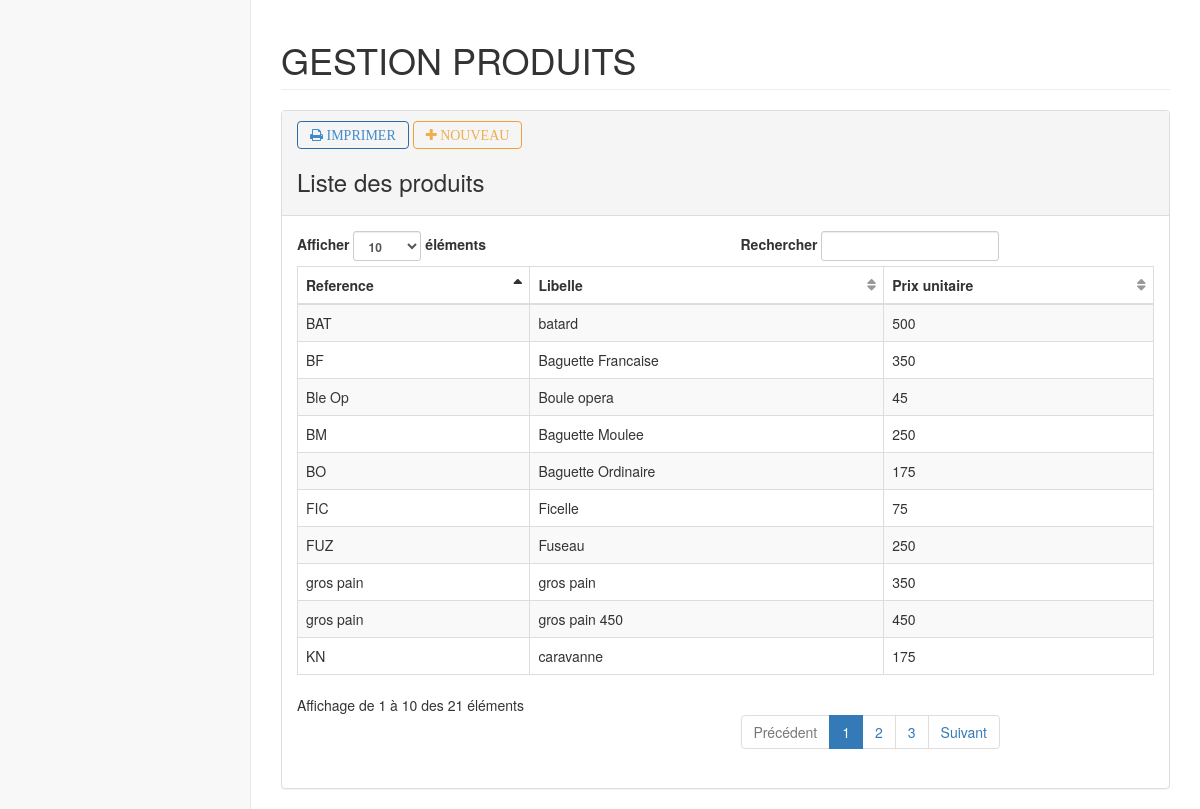
The app's page /index.php?page=list_produit with its own data.
### tables this page shows
CREATE TABLE IF NOT EXISTS `pains` (
  `CODE_PAIN` int(11) NOT NULL AUTO_INCREMENT,
  `REFERENCE` char(10) DEFAULT NULL,
  `LIBELLE` varchar(25) DEFAULT NULL,
  `PRIX_UNIT` float(5,0) DEFAULT NULL,
  `NBRE_BY_SAC` int(11) NOT NULL,
  `SUPPRIME` tinyint(1) DEFAULT '0',
  PRIMARY KEY (`CODE_PAIN`)
);

### controleurs/list_produit.php (called while the page is built)
<?php
require_once("pages/administration/Produit/list_produit.php");

### pages/administration/Produit/list_produit.php (the view, shortened to what this page needs)
<?php
    global $bdd;
    $produit = $bdd->prepare('SELECT CODE_PAIN, REFERENCE, LIBELLE, PRIX_UNIT FROM pains');
    $produit->execute();
    $data=$produit->fetchAll();
?>
            <div class="row">
                <div class="col-lg-12">
                    <h1 class="page-header">GESTION PRODUITS</h1>
                </div>
            </div>
            <div class="row">
                <div class="col-lg-12">
                    <div class="panel panel-default">
                        <div class="panel-heading">
                            <a class="btn btn-outline btn-primary fa fa-print" href="#"> IMPRIMER</a>
                            <a class="btn btn-outline btn-warning fa fa-plus" href="?page=produit"> NOUVEAU</a>
                            <B>  <h3>  Liste des produits </h3></B>
                        </div>
                        <div class="panel-body">
                            <table width="100%" class="table table-striped table-bordered table-hover" id="dataTables-example2">
                                <thead>
                                    <tr>
                                        <th>Reference</th>
                                        <th>Libelle</th>
                                        <th>Prix unitaire</th>
                                    </tr>
                                <tbody>
                               <?php foreach ($data as $d){?>
                                    <tr class="odd gradeX">
                                        <td><?php echo $d->REFERENCE; ?></td>
                                        <td><?php echo $d->LIBELLE; ?></td>
                                        <td class="center"><?php echo $d->PRIX_UNIT; ?></td>
                                    </tr>
                                <?php } ?>
                                </tbody>
                            </table>
                        </div>
                    </div>
                </div>
            </div>

### records on screen
pains: REFERENCE "KN", LIBELLE "caravanne", PRIX_UNIT "175"
pains: REFERENCE "FIC", LIBELLE "Ficelle", PRIX_UNIT "75"
pains: REFERENCE "BAT", LIBELLE "batard", PRIX_UNIT "500"
pains: REFERENCE "BF", LIBELLE "Baguette Francaise", PRIX_UNIT "350"
pains: REFERENCE "BM", LIBELLE "Baguette Moulee", PRIX_UNIT "250"
pains: REFERENCE "BO", LIBELLE "Baguette Ordinaire", PRIX_UNIT "175"
pains: REFERENCE "FUZ", LIBELLE "Fuseau", PRIX_UNIT "250"
pains: REFERENCE "Ble Op", LIBELLE "Boule opera", PRIX_UNIT "45"
pains: REFERENCE "gros pain", LIBELLE "gros pain", PRIX_UNIT "350"
pains: REFERENCE "gros pain", LIBELLE "gros pain 450", PRIX_UNIT "450"
